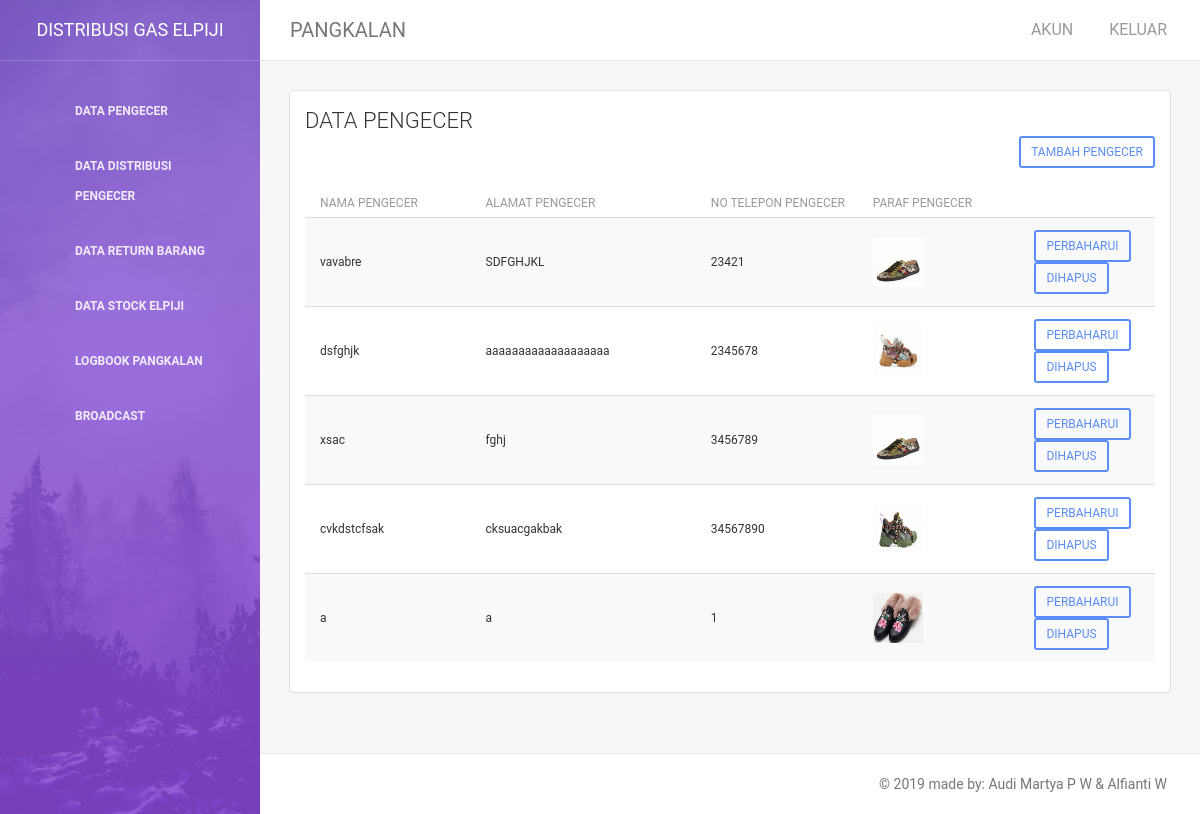
The app's page /index.php/pengecer with its own data.
### tables this page shows
CREATE TABLE `member_elpiji` (
  `id_member` int(5) NOT NULL,
  `no_reg` int(20) NOT NULL,
  `nama_member` varchar(50) NOT NULL,
  `nama_pangkalan` varchar(50) NOT NULL,
  `alamat` varchar(100) NOT NULL,
  `no_ktp` int(20) NOT NULL,
  `no_tlp` int(15) NOT NULL,
  `id_login` int(5) NOT NULL,
  `paraf_pembeli` varchar(50) NOT NULL,
  `jenis` enum('agen','pangkalan','pengecer','') NOT NULL
);

### application/controllers/Pengecer.php (called while the page is built, shortened)
<?php
class Pengecer extends CI_Controller {
function __construct(){
		$this->load->model('PengecerModel');
		$this->load->library('form_validation', 'session', 'database');
	}
	public function index(){
		$data['Pengecer'] = $this->PengecerModel->GetAll();
		$this->load->view('Template/HeaderPangkalan');
		$this->load->view('Pengecer/DataPengecer',$data);
		$this->load->view('Template/FooterPangkalan');
	}
}

### index.php (called while the page is built, shortened)
<?php
require_once BASEPATH.'core/CodeIgniter.php';

### application/models/PengecerModel.php (called while the page is built, shortened)
<?php
class PengecerModel extends CI_Model {
	public function GetAll(){
		$this->db->from('member_elpiji');
		$data=$this->db->query("SELECT * FROM member_elpiji WHERE jenis = 'pengecer' ");
		return $data->result_array();
	}
	}
?>

### application/views/Pengecer/DataPengecer.php (the view, shortened to what this page needs)
<div class="content">
           <div class="container-fluid">
               <div class="row">
                   <div class="col-md-12">
                       <div class="card">
                           <div class="header">
                               <h4 class="title">DATA PENGECER </h4>
                               <div align="right">
                                 <a href="<?php echo site_url('Pengecer/do_insert/'); ?>">
                                   <button type="button" class="btn btn-primary btn-rounded btn-sm" type="submit">TAMBAH PENGECER</button>
                                 </a>
                                 </div>
                           </div>
                         <div class="content table-responsive table-full">
                               <table id="tblPengecer" width="101%" class="table table-hover table-striped">
                                   <thead>
                                       <th width="9%">Nama Pengecer </th>
                                       <th width="9%">Alamat Pengecer</th>
                                       <th width="9%">No Telepon Pengecer</th>
                                       <th width="9%">Paraf Pengecer</th>
                                   <td width="1%"></thead>
                                   <tbody>
                                       <?php foreach ($Pengecer as $key) { ?>
                                       <tr>
                                           <td><?php echo $key['nama_member']?></td>
                                           <td><?php echo $key['alamat']?></td>
                                           <td><?php echo $key['no_tlp']?></td>
                                           <td>
                                             <img height="50px" width="50px" src="<?php echo base_url();?>assets/img/<?php echo $key ['paraf_pembeli'] ?>">
                                           </td>
                                           <td>
                                             <a href="<?php echo site_url()."/Pengecer/do_update/"; echo $key['id_member']; ?>">
                               <button type="button" class="btn btn-primary btn-rounded btn-sm" type="submit">PERBAHARUI</button>
                           </a>
                           <a href="<?php echo site_url()."/Pengecer/do_delete/"; echo $key['id_member']; ?>">
                               <button type="button" class="btn btn-primary btn-rounded btn-sm" type="submit">DIHAPUS</button>
                           </a>
                                                   </td>
                                       </tr>
                                        <?php } ?>
                                   </tbody>
                             </table>
                         </div>
                       </div>
                   </div>
                 <div class="col-md-12"></div>
               </div>
           </div>
       </div>

### records on screen
member_elpiji: nama_member "vavabre", alamat "SDFGHJKL", no_tlp "23421", paraf_pembeli (picture)
member_elpiji: nama_member "dsfghjk", alamat "aaaaaaaaaaaaaaaaaaa", no_tlp "2345678", paraf_pembeli (picture)
member_elpiji: nama_member "xsac", alamat "fghj", no_tlp "3456789", paraf_pembeli (picture)
member_elpiji: nama_member "cvkdstcfsak", alamat "cksuacgakbak", no_tlp "34567890", paraf_pembeli (picture)
member_elpiji: nama_member "a", alamat "a", no_tlp "1", paraf_pembeli (picture)
